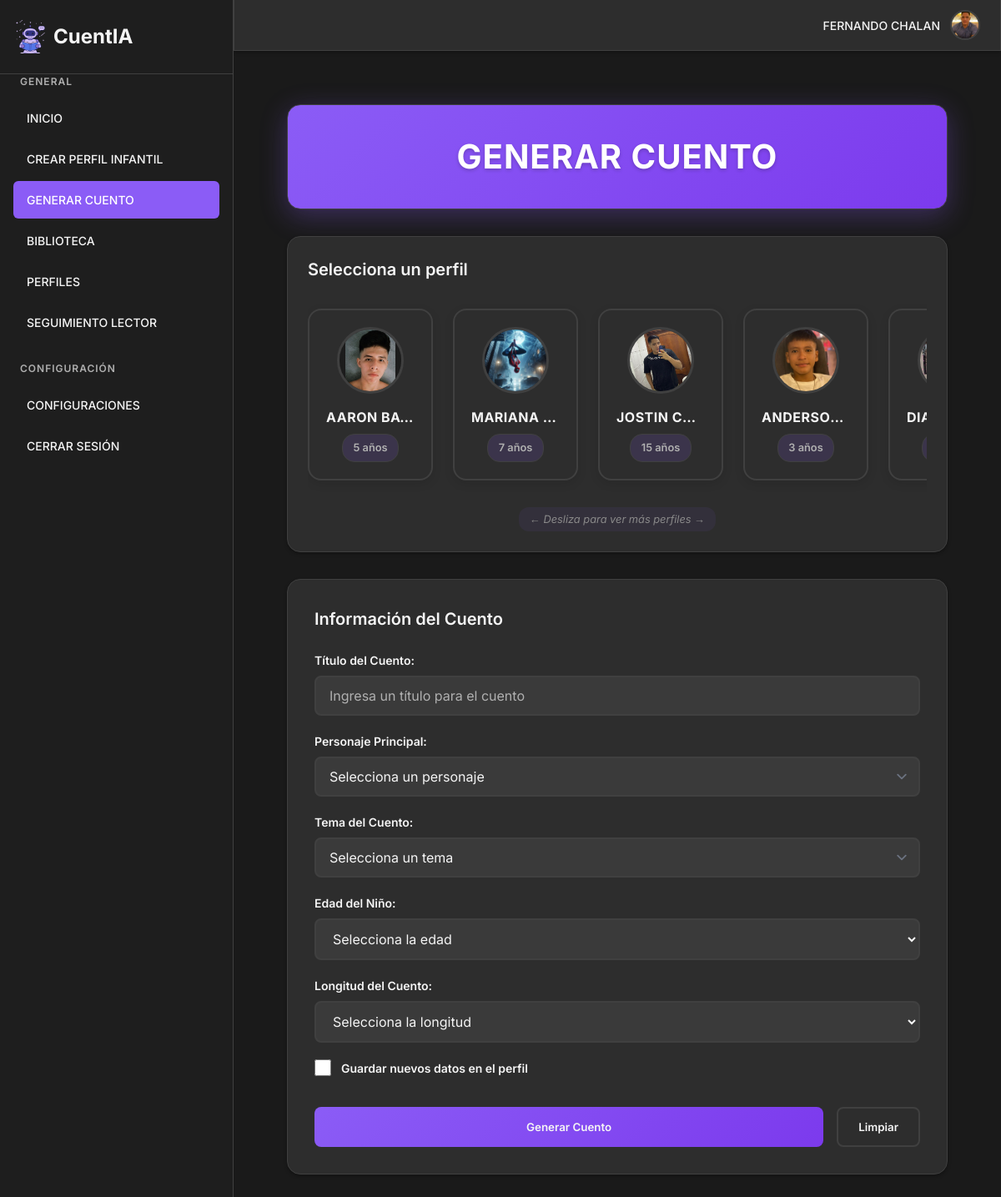
Screenshot of /stories/generar/ (signed in) with the database file from the repository.
### user/models.py (models this page shows, shortened)
class UserSettings(models.Model):
    LANGUAGE_CHOICES = [
        ('es', 'Español'),
        ('en', 'English'),
        ('de', 'Deutsch'),
        ('fr', 'Français'),
    ]
    user = models.OneToOneField(User, on_delete=models.CASCADE, related_name='settings')
    avatar = models.ImageField(upload_to='avatars/', null=True, blank=True)
    email_notifications = models.BooleanField(default=True)
    dark_mode = models.BooleanField(default=False)
    language = models.CharField(max_length=2, choices=LANGUAGE_CHOICES, default='es')
    created_at = models.DateTimeField(auto_now_add=True)
    updated_at = models.DateTimeField(auto_now=True)

class Perfil(models.Model):
    usuario = models.ForeignKey(User, on_delete=models.CASCADE, related_name='perfiles_infantiles')
    nombre = models.CharField(max_length=30)
    edad = models.PositiveSmallIntegerField()
    foto_perfil = models.ImageField(
        upload_to='perfiles_infantiles/',
        null=True,
        blank=True,
        verbose_name="Foto de perfil",
        help_text="Sube una foto para el perfil del niño/a"
    )
    GENEROS = [
        ('M', 'Masculino'),
        ('F', 'Femenino'),
        ('O', 'Otro'),
        ('N', 'No especificado'),
    ]
    genero = models.CharField(max_length=1, choices=GENEROS, default='N')
    temas_preferidos = models.TextField(
        blank=True,
        verbose_name="Temas de cuentos preferidos",
        help_text="Ejemplo: amistad, aventura, misterio"
    )
    personajes_favoritos = models.TextField(
        blank=True,
        verbose_name="Personajes preferidos",
        help_text="Ejemplo: robots, héroes, dragones"
    )
    def temas_lista(self):
        return [tema.strip() for tema in self.temas_preferidos.split(',') if tema.strip()]
    def personajes_lista(self):
        return [personaje.strip() for personaje in self.personajes_favoritos.split(',') if personaje.strip()]

### stories/views.py (the view, shortened to what this page needs)
# urls.py: path('generar/', views.generar_cuento_view, name='generar'),
@login_required
def generar_cuento_view(request):
    perfiles = Perfil.objects.filter(usuario=request.user)
    return render(request, 'stories/generar.html', {
        'perfiles': perfiles
    })

### stories/templates/stories/generar.html (shortened to what this page needs)
{% extends 'base.html' %}
{% load static %}
{% block content %}
<div class="story-generator-page">
    <div class="page-title-banner">
        <h1>GENERAR CUENTO</h1>
    </div>
    <div class="profiles-selector">
        <h2>Selecciona un perfil</h2>
        <div class="profiles-carousel">
            {% for perfil in perfiles %}
                <div class="profile-card" data-perfil-id="{{ perfil.id }}" onclick="seleccionarPerfil({{ perfil.id }})">
                    <div class="profile-image-container">
                        {% if perfil.foto_perfil %}
                            <img src="{{ perfil.foto_perfil.url }}" alt="{{ perfil.nombre }}" class="profile-image">
                        {% else %}
                            <img src="{% static 'images/robot1.png' %}" alt="{{ perfil.nombre }}" class="profile-image">
                        {% endif %}
                    </div>
                    <div class="profile-info">
                        <div class="profile-name" title="{{ perfil.nombre }}">{{ perfil.nombre|upper }}</div>
                        <div class="profile-age">{{ perfil.edad }} años</div>
                    </div>
                </div>
            {% endfor %}
        </div>
        <div class="scroll-indicator">
            <span>← Desliza para ver más perfiles →</span>
        </div>
    </div>
    <div class="story-form-container">
        <h2>Información del Cuento</h2>
        <form method="post" id="storyForm" class="story-form">
            <div class="form-group">
                <label for="titulo">Título del Cuento:</label>
                <input type="text" id="titulo" name="titulo" class="form-control" placeholder="Ingresa un título para el cuento" required>
            </div>
            <div class="form-group">
                <label for="personaje">Personaje Principal:</label>
                <div class="custom-select-container">
                    <select id="personaje" name="personaje" class="form-control custom-select" required>
                        <option value="" disabled selected>Selecciona un personaje</option>
                    </select>
                </div>
            </div>
            <div class="form-group">
                <label for="tema">Tema del Cuento:</label>
                <div class="custom-select-container">
                    <select id="tema" name="tema" class="form-control custom-select" required>
                        <option value="" disabled selected>Selecciona un tema</option>
                    </select>
                </div>
            </div>
            <div class="form-group">
                <label for="edad">Edad del Niño:</label>
                <select id="edad" name="edad" class="form-control" required>
                    <option value="" disabled selected>Selecciona la edad</option>
                </select>
            </div>
            <div class="form-group">
                <label for="longitud">Longitud del Cuento:</label>
                <select id="longitud" name="longitud" class="form-control" required>
                    <option value="" disabled selected>Selecciona la longitud</option>
                </select>
            </div>
            <div class="form-group checkbox-group">
                <input type="checkbox" id="guardar_datos" name="guardar_datos" class="form-checkbox">
                <label for="guardar_datos">Guardar nuevos datos en el perfil</label>
            </div>
            <div class="form-actions">
                <button type="submit" class="btn-generate">Generar Cuento</button>
                <button type="button" class="btn-clear" onclick="limpiarFormulario()">Limpiar</button>
            </div>
        </form>
    </div>
</div>
{% endblock %}

### templates/base.html (shortened to what this page needs)
{% load static %}
<!DOCTYPE html>
<html lang="es" {% if user.settings.dark_mode %}class="dark-mode"{% endif %}>
<head>
    <link rel="stylesheet" href="{% static 'css/user/styles_landing.css' %}">
    <link rel="stylesheet" href="{% static 'css/user/dashboard.css' %}">
</head>
<body>
    <div class="dashboard-container {% if request.resolver_match.url_name == 'dashboard' %}with-right-sidebar{% else %}without-right-sidebar{% endif %}">
        <div class="sidebar">
            <div class="logo">
                <img src="{% static 'images/robot4.png' %}" alt="CuentIA Logo">
                <h1>CuentIA</h1>
            </div>
            <div class="menu-section">
                <h2>GENERAL</h2>
                <nav>
                    <a href="{% url 'dashboard' %}" class="{% if request.path == '/dashboard/' %}active{% endif %}">INICIO</a>
                    <a href="{% url 'user:create_perfil' %}" class="{% if request.path == '/user/perfiles/crear/' %}active{% endif %}">CREAR PERFIL INFANTIL</a>
                    <a href="{% url 'stories:generar' %}" class="{% if request.path == '/stories/generar/' %}active{% endif %}">GENERAR CUENTO</a>
                    <a href="{% url 'library:library' %}" class="{% if request.path == '/library/' %}active{% endif %}">BIBLIOTECA</a>
                    <a href="{% url 'user:perfil_list' %}" class="{% if request.path == '/user/perfiles/' %}active{% endif %}">PERFILES</a>
                    <a href="{% url 'library:reading_tracker' %}" class="{% if request.path == '/library/reading-tracker/' %}active{% endif %}">SEGUIMIENTO LECTOR</a>
                </nav>
            </div>
            <div class="menu-section">
                <h2>CONFIGURACIÓN</h2>
                <nav>
                    <a href="{% url 'user:settings' %}" class="{% if request.path == '/user/settings/' %}active{% endif %}">CONFIGURACIONES</a>
                    <a href="{% url 'user:logout' %}">CERRAR SESIÓN</a>
                </nav>
            </div>
        </div>
        <div class="main-content">
            <div class="top-bar">
                <div class="user-profile">
                    <span>{{ request.user.username|upper }}</span>
                    <div class="avatar">
                        {% if user.settings.avatar %}
                            <img src="{{ user.settings.avatar.url }}" alt="Avatar">
                        {% else %}
                            <img src="{% static 'images/robot4.png' %}" alt="Avatar">
                        {% endif %}
                    </div>
                </div>
            </div>
            <div class="dashboard-content">
                {% block content %}{% endblock %}
            </div>
        </div>
    </div>
</body>
</html>

### static/css/user/styles_landing.css (style rules this page uses)
:root { --primary: #7e22ce; --primary-light: #a855f7; --primary-dark: #6b21a8; --secondary: #e9d5ff; --secondary-light: #f3e8ff; --secondary-dark: #d8b4fe; --text-dark: #1e293b; --text-light: #64748b; --white: #ffffff; --background: #f8fafc; --background-light: #f1f5f9; --background-purple: #f5f3ff; --error: #ef4444; --success: #22c55e; }
* { margin: 0; padding: 0; box-sizing: border-box; font-family: 'Inter', sans-serif; }
body { background-color: var(--background); color: var(--text-dark); font-size: 16px; line-height: 1.5; }
a { text-decoration: none; color: inherit; }
button, .button { cursor: pointer; border: none; border-radius: 0.5rem; font-weight: 500; transition: all 0.2s ease; }
input, select, textarea { border: 1px solid #e2e8f0; border-radius: 0.5rem; padding: 0.75rem 1rem; width: 100%; font-size: 0.875rem; outline: none; }

### rows the page displays
Perfil: foto_perfil (picture), nombre "AARON BA…", edad "5"
Perfil: foto_perfil (picture), nombre "MARIANA…", edad "7"
Perfil: foto_perfil (picture), nombre "JOSTIN C…", edad "15"
Perfil: foto_perfil (picture), nombre "ANDERSO…", edad "3"
Perfil: foto_perfil (picture), nombre "DIANA MO…"

### other values shown
{{ request.user.username|upper }} "FERNANDO CHALAN"
